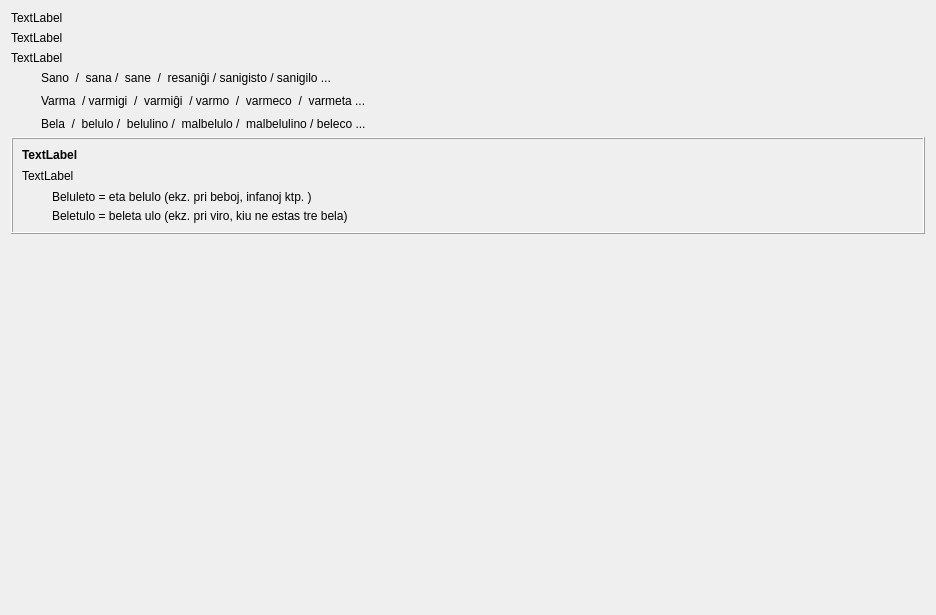
         <widget class="QWidget" name="scrollAreaWidgetContents_5">
          <property name="geometry">
           <rect>
            <x>0</x>
            <y>0</y>
            <width>936</width>
            <height>615</height>
           </rect>
          </property>
          <layout class="QVBoxLayout" name="verticalLayout_42">
           <item>
            <widget class="titolo" name="Lec12_Label40">
             <property name="text">
              <string>TextLabel</string>
             </property>
             <property name="wordWrap">
              <bool>true</bool>
             </property>
            </widget>
           </item>
           <item>
            <widget class="QLabel" name="Lec12_Label39">
             <property name="text">
              <string>TextLabel</string>
             </property>
             <property name="wordWrap">
              <bool>true</bool>
             </property>
            </widget>
           </item>
           <item>
            <widget class="QLabel" name="Lec12_Label41">
             <property name="text">
              <string>TextLabel</string>
             </property>
             <property name="wordWrap">
              <bool>true</bool>
             </property>
            </widget>
           </item>
           <item>
            <layout class="QHBoxLayout" name="horizontalLayout_18">
             <item>
              <spacer name="horizontalSpacer_18">
               <property name="orientation">
                <enum>Qt::Horizontal</enum>
               </property>
               <property name="sizeType">
                <enum>QSizePolicy::Fixed</enum>
               </property>
               <property name="sizeHint" stdset="0">
                <size>
                 <width>30</width>
                 <height>20</height>
                </size>
               </property>
              </spacer>
             </item>
             <item>
              <layout class="QVBoxLayout" name="verticalLayout_41">
               <property name="spacing">
                <number>9</number>
               </property>
               <item>
                <widget class="neklakebla_nova" name="pushButton_51">
                 <property name="text">
                  <string>Sano  /  sana /  sane  /  resaniĝi / sanigisto / sanigilo ...</string>
                 </property>
                 <property name="wordWrap">
                  <bool>true</bool>
                 </property>
                </widget>
               </item>
               <item>
                <widget class="neklakebla_nova" name="pushButton_52">
                 <property name="text">
                  <string>Varma  / varmigi  /  varmiĝi  / varmo  /  varmeco  /  varmeta ...</string>
                 </property>
                 <property name="wordWrap">
                  <bool>true</bool>
                 </property>
                </widget>
               </item>
               <item>
                <widget class="neklakebla_nova" name="pushButton_53">
                 <property name="text">
                  <string>Bela  /  belulo /  belulino /  malbelulo /  malbelulino / beleco ...</string>
                 </property>
                 <property name="wordWrap">
                  <bool>true</bool>
                 </property>
                </widget>
               </item>
              </layout>
             </item>
            </layout>
           </item>
           <item>
            <widget class="QFrame" name="frame_4">
             <property name="sizePolicy">
              <sizepolicy hsizetype="Preferred" vsizetype="Preferred">
               <horstretch>0</horstretch>
               <verstretch>0</verstretch>
              </sizepolicy>
             </property>
             <property name="frameShape">
              <enum>QFrame::Box</enum>
             </property>
             <property name="frameShadow">
              <enum>QFrame::Raised</enum>
             </property>
             <property name="tipo" stdset="0">
              <string>markebla</string>
             </property>
             <layout class="QVBoxLayout" name="verticalLayout_40">
              <property name="spacing">
               <number>7</number>
              </property>
              <item>
               <widget class="QLabel" name="Lec12_Label42">
                <property name="sizePolicy">
                 <sizepolicy hsizetype="Preferred" vsizetype="Maximum">
                  <horstretch>0</horstretch>
                  <verstretch>0</verstretch>
                 </sizepolicy>
                </property>
                <property name="font">
                 <font>
                  <weight>75</weight>
                  <bold>true</bold>
                 </font>
                </property>
                <property name="text">
                 <string>TextLabel</string>
                </property>
                <property name="wordWrap">
                 <bool>true</bool>
                </property>
               </widget>
              </item>
              <item>
               <widget class="QLabel" name="Lec12_Label43">
                <property name="sizePolicy">
                 <sizepolicy hsizetype="Preferred" vsizetype="Preferred">
                  <horstretch>0</horstretch>
                  <verstretch>0</verstretch>
                 </sizepolicy>
                </property>
                <property name="text">
                 <string>TextLabel</string>
                </property>
                <property name="wordWrap">
                 <bool>true</bool>
                </property>
               </widget>
              </item>
              <item>
               <layout class="QHBoxLayout" name="horizontalLayout_17">
                <item>
                 <spacer name="horizontalSpacer_17">
                  <property name="orientation">
                   <enum>Qt::Horizontal</enum>
                  </property>
                  <property name="sizeType">
                   <enum>QSizePolicy::Fixed</enum>
                  </property>
                  <property name="sizeHint" stdset="0">
                   <size>
                    <width>30</width>
                    <height>20</height>
                   </size>
                  </property>
                 </spacer>
                </item>
                <item>
                 <layout class="QVBoxLayout" name="verticalLayout_31">
                  <property name="spacing">
                   <number>5</number>
                  </property>
                  <item>
                   <widget class="neklakebla_nova" name="pushButton_49">
                    <property name="text">
                     <string>Beluleto = eta belulo (ekz. pri beboj, infanoj ktp. )</string>
                    </property>
                    <property name="wordWrap">
                     <bool>true</bool>
                    </property>
                   </widget>
                  </item>
                  <item>
                   <widget class="neklakebla_nova" name="pushButton_50">
                    <property name="text">
                     <string>Beletulo = beleta ulo (ekz. pri viro, kiu ne estas tre bela)</string>
                    </property>
                    <property name="wordWrap">
                     <bool>true</bool>
                    </property>
                   </widget>
                  </item>
                 </layout>
                </item>
               </layout>
              </item>
             </layout>
            </widget>
           </item>
           <item>
            <spacer name="verticalSpacer_6">
             <property name="orientation">
              <enum>Qt::Vertical</enum>
             </property>
             <property name="sizeHint" stdset="0">
              <size>
               <width>20</width>
               <height>40</height>
              </size>
             </property>
            </spacer>
           </item>
          </layout>
         </widget>
